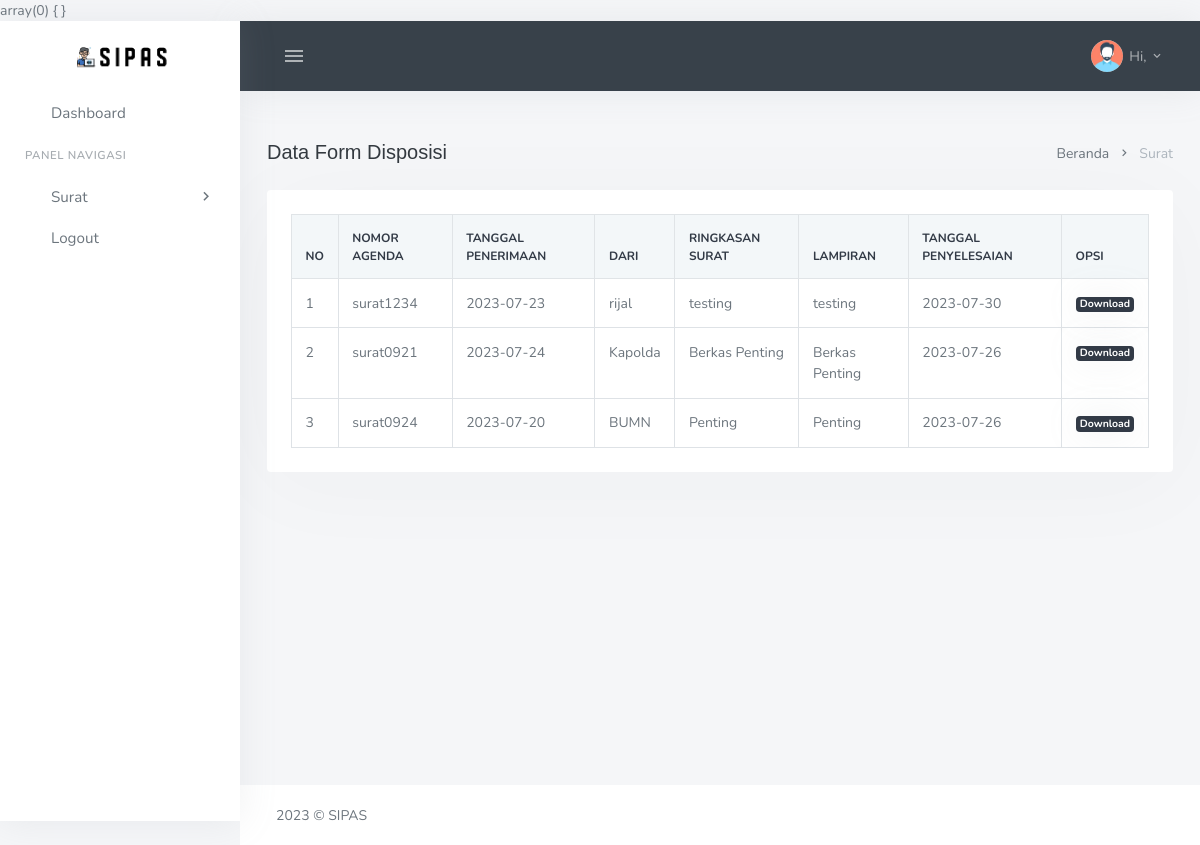
The app's page /index.php/surat/form_disposisi with its own data.
### tables this page shows
CREATE TABLE `tb_disposisi` (
  `id_disposisi` varchar(30) NOT NULL,
  `nomor_agenda` varchar(255) DEFAULT NULL,
  `tanggal_penerimaan` date DEFAULT NULL,
  `tanggal_surat` date DEFAULT NULL,
  `dari` varchar(255) DEFAULT NULL,
  `ringkasan_surat` text DEFAULT NULL,
  `lampiran` text DEFAULT NULL,
  `tanggal_penyelesaian` date DEFAULT NULL,
  `tingkat_keamanan` varchar(255) DEFAULT NULL,
  `disposisi` longtext DEFAULT NULL CHECK (json_valid(`disposisi`)),
  `diteruskan_kepada` varchar(255) DEFAULT NULL
);

### application/views/index.php (called while the page is built, shortened)
<?php
$this->load->view('partials/header');
$this->load->view('partials/sidebar');
$this->load->view('partials/head');
$this->load->view($page);
?>

### application/controllers/Surat.php (called while the page is built, shortened)
<?php
class Surat extends CI_Controller {
    public function __construct()
    {
        $this->load->model('View_model', 'view');
        $this->load->model('Insert_model', 'ins');
        $this->load->model('Test_model', 'test');
        $this->load->library('session');
    }
    public function form_disposisi()
    {
        $data = array(
            'title' => 'Data Form Disposisi',
            'titlePage' => 'Data Form Disposisi',
            'page' => 'page/piket/Form_disposisi',
            'surat' => $this->view->get_disposisi()
        );
        $this->load->view('index', $data);
    }
}
?>

### index.php (called while the page is built, shortened)
<?php
require_once BASEPATH.'core/CodeIgniter.php';

### application/models/View_model.php (called while the page is built, shortened)
<?php
class View_model extends CI_Model
{
    public function get_disposisi()
    {
        $this->db->order_by('tanggal_surat', 'desc');
        $query = $this->db->get('tb_disposisi');
        return $query->result();
    }
}

### application/views/page/piket/Form_disposisi.php (the view, shortened to what this page needs)
<div class="content">
	<div class="container-fluid">
		<div class="row">
			<div class="col-12">
				<div class="page-title-box">
					<div class="page-title-right">
					</div>
					<h4 class="page-title"><?= $titlePage ?></h4>
				</div>
			</div>
		</div>
		<div class="row">
			<div class="col-lg-12">
				<div class="card">
					<div class="card-body">
						<div class="table-responsive">
							<table id="demo-foo-filtering" class="table table-bordered toggle-circle mb-0"
								data-page-size="7">
								<thead class="table-light">
									<tr>
										<th class="fs-6">NO</th>
										<th class="fs-6">NOMOR AGENDA</th>
										<th class="fs-6">TANGGAL PENERIMAAN</th>
										<th class="fs-6">DARI</th>
										<th class="fs-6">RINGKASAN SURAT</th>
										<th class="fs-6">LAMPIRAN</th>
										<th class="fs-6">TANGGAL PENYELESAIAN</th>
										<th class="fs-6">OPSI</th>
									</tr>
								</thead>
								<tbody>
								<tbody>
									<?php $i = 1?>
									<?php foreach ($surat as $srt) { ?>
                                        <tr>
                                            <td><?= $i++; ?></td>
                                            <td><?= $srt->nomor_agenda; ?></td>
                                            <td><?= $srt->tanggal_penerimaan; ?></td>
                                            <td><?= $srt->dari; ?></td>
                                            <td><?= $srt->ringkasan_surat; ?></td>
                                            <td><?= $srt->lampiran; ?></td>
                                            <td><?= $srt->tanggal_penyelesaian; ?></td>
                                            <td><a href="<?= base_url('cetak/'. $srt->id_disposisi) ?> " class="badge label-table bg-dark" target="_blank">Download</a></td>
                                        </tr>
									<?php } ?>
								</tbody>
								</tbody>
							</table>
						</div>
					</div>
				</div>
			</div>
		</div>
	</div>
</div>

### records on screen
tb_disposisi: nomor_agenda "surat1234", tanggal_penerimaan "2023-07-23", dari "rijal", ringkasan_surat "testing", lampiran "testing", tanggal_penyelesaian "2023-07-30"
tb_disposisi: nomor_agenda "surat0921", tanggal_penerimaan "2023-07-24", dari "Kapolda", ringkasan_surat "Berkas Penting", lampiran "Berkas Penting", tanggal_penyelesaian "2023-07-26"
tb_disposisi: nomor_agenda "surat0924", tanggal_penerimaan "2023-07-20", dari "BUMN", ringkasan_surat "Penting", lampiran "Penting", tanggal_penyelesaian "2023-07-26"

### other values on screen
$this->uri->segment(1) "Surat"
$titlePage "Data Form Disposisi"
